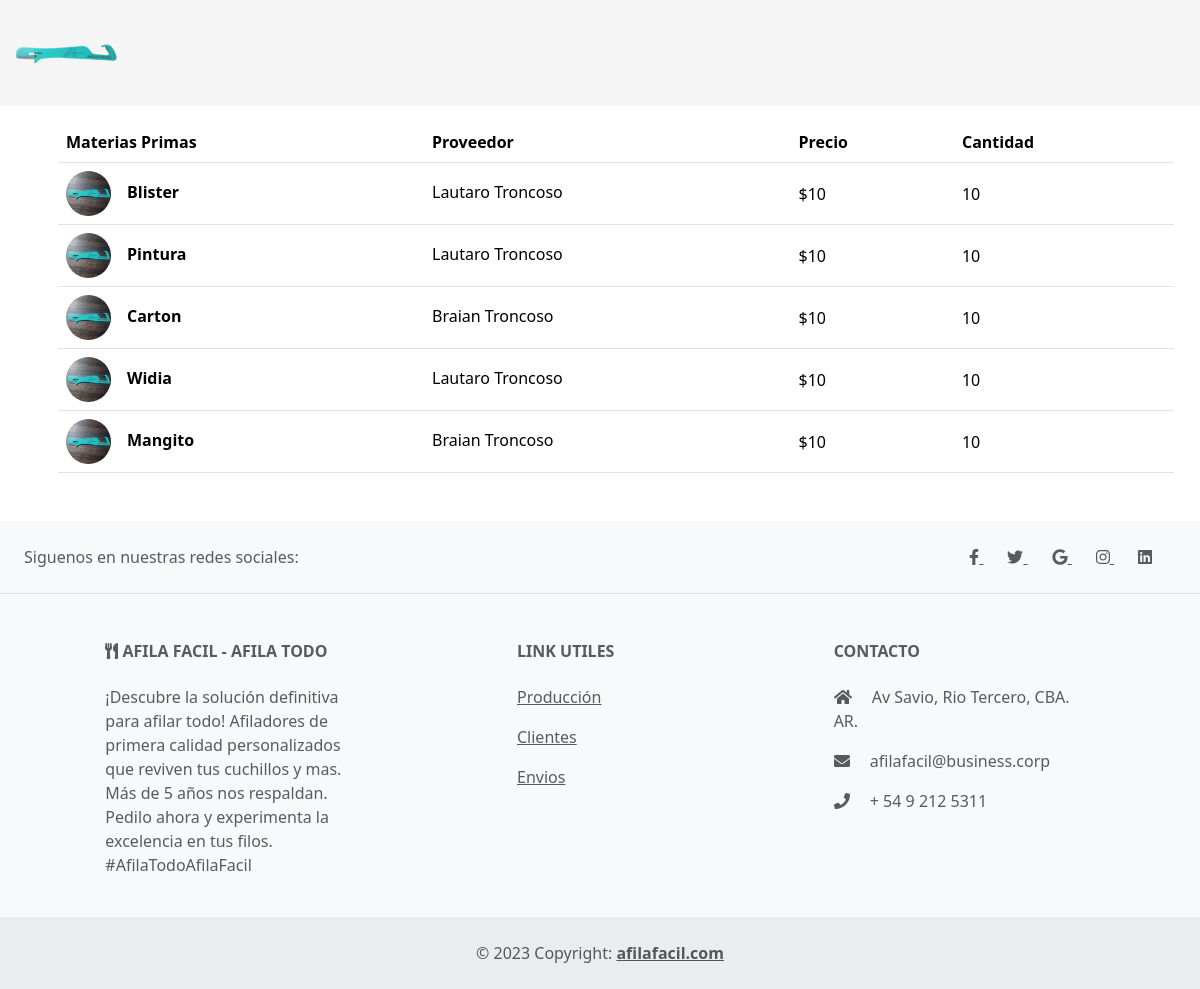
/materias_primas/, run on an earlier commit of the app's database.
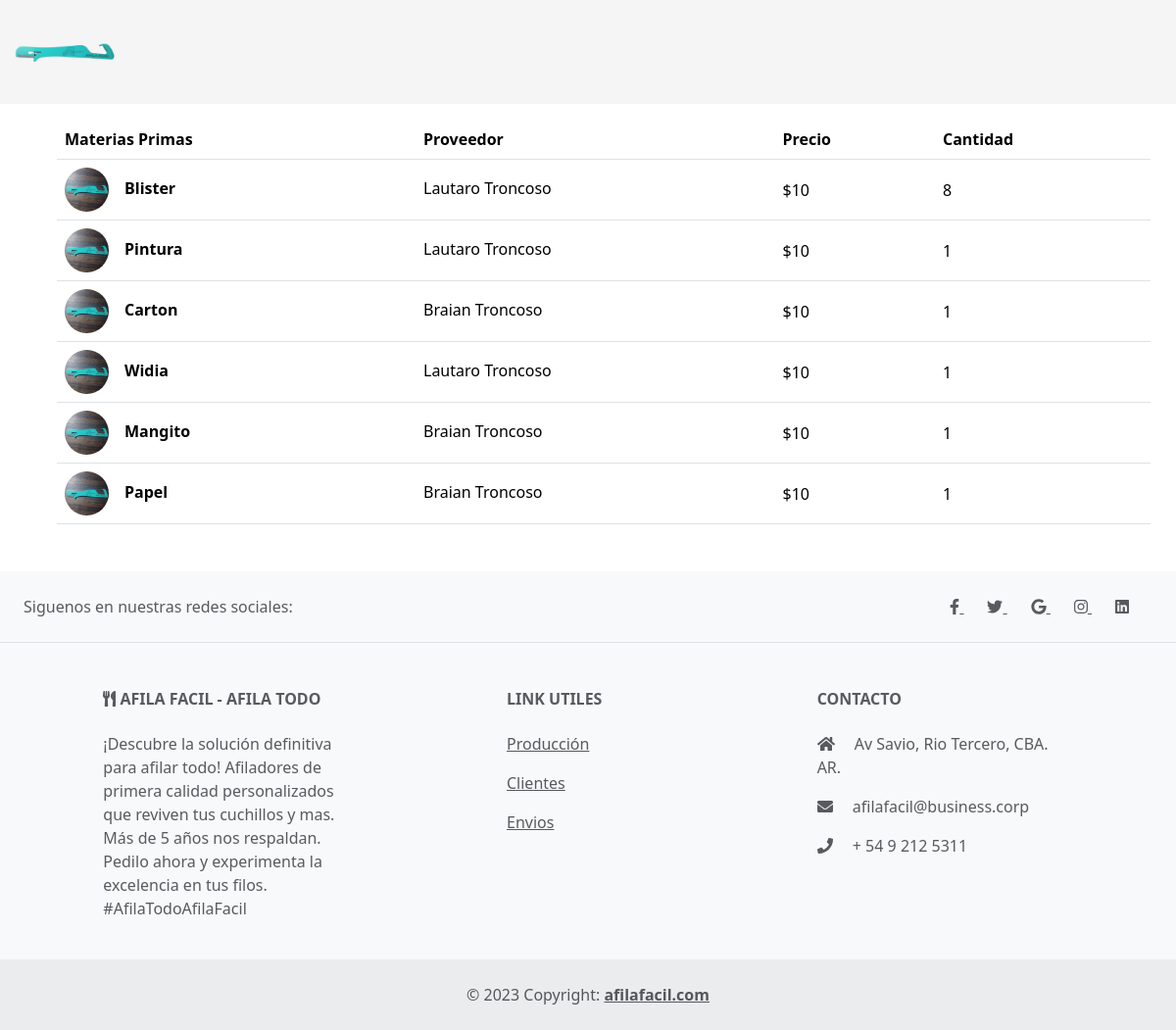
And on a later commit of the database.
### materias_primas/models.py (models this page shows, shortened)
class Materias(models.Model):
    nombre = models.CharField(max_length=45)
    precio = models.IntegerField()
    cantidad = models.IntegerField()
    proveedores = models.ForeignKey(Proveedores, null=True, blank=True, on_delete=models.SET_NULL, related_name='materias')
    imagen = models.CharField(max_length=100)
    def get_imagen_url(self):
        if self.imagen:
            return f"/static/img/{self.imagen}"
        else:
            return "/static/img/afilador.jpeg"
    class Meta:
        db_table = 'materias'
        verbose_name = "Materia"

### proveedores/models.py (models this page shows, shortened)
class Proveedores(models.Model):
    nombre = models.CharField(max_length=50)
    apellido = models.CharField(max_length=50)
    direccion = models.CharField(max_length=100)
    telefono = models.IntegerField(null=True, blank=True)
    email = models.CharField(max_length=100)
    imagen = models.TextField(null=True, blank=True)
    class Meta:
        db_table = 'proveedores'
        verbose_name = "Proveedores"

### materias_primas/views.py (the view)
# urls.py: path('', views.mostrar_materias_primas, name='materias_primas'),
def mostrar_materias_primas(request):
    materias = Materias.objects.all()
    return render(request, 'materias_primas.html', {'materias': materias, 'mensaje': "No hay Materia Prima"})

### materias_primas/templates/materias_primas.html (shortened to what this page needs)
{% extends "materias_primas/layout.html" %}
{% load static %}
{% block content %}
{% if materias%}
<div class="container">
    <table class="table align-middle mb-0 bg-white m-3 mb-5">
        <thead class="bg-light">
        <tr>
            <th>Materias Primas</th>
            <th>Proveedor</th>
            <th>Precio</th>
            <th>Cantidad</th>
        </tr>
        </thead>
        <tbody>
        {% for materia in materias %}
            <tr>
                <td>
                <div class="d-flex align-items-center">
                    <img
                        src="{{ materia.get_imagen_url }}"
                        alt="NO-IMG"
                        style="width: 45px; height: 45px"
                        class="rounded-circle"
                        />
                    <div class="ms-3">
                    <p class="fw-bold mb-1 ml-2">{{materia.nombre}}</p>
                    </div>
                </div>
                </td>
                <td>
                <p class="fw-normal mb-1">{{ materia.proveedores.nombre }} {{ materia.proveedores.apellido}}</p>
                </td>
                <td>${{ materia.precio }}</td>
                <td>{{ materia.cantidad }}</td>
            </tr>
        {%endfor%}
        </tbody>
    </table>
{%else%}
    {{ mensaje }}
{%endif%}
</div>
{% endblock %}

### materias_primas/templates/materias_primas/layout.html (shortened to what this page needs)
{% load static %}
<!DOCTYPE html>
<html lang="en">
<head>
    <link href="https://cdn.jsdelivr.net/npm/bootstrap@5.3.1/dist/css/bootstrap.min.css" rel="stylesheet">
</head>
<body>
    {% include "materias_primas/nav.html"%}
        {% block content %}
        {% endblock %}
    {% include "materias_primas/footer.html"%}
</body>
</html>

### materias_primas/templates/materias_primas/nav.html (shortened to what this page needs)
{% load static %}
{% block content %}
<nav class="navbar navbar-expand-lg navbar-light" style="background-color:#f5f5f5;">
  <div class="container-fluid">
    <div class="collapse navbar-collapse" id="navbarSupportedContent">
      <a class="navbar-brand mt-2 mt-lg-0" href="#">
        <img
          src="{% static 'img/logo.jpeg' %}"
          height="80"
          alt="Logo Afila Facil"
          loading="lazy"
        />
      </a>
    </div>
    </div>
</nav>
{% endblock %}

### materias_primas/templates/materias_primas/footer.html
{% block content %}
<footer class="text-center text-lg-start bg-light text-muted">
    <section class="d-flex justify-content-center justify-content-lg-between p-4 border-bottom">
      <div class="me-5 d-none d-lg-block">
        <span>Siguenos en nuestras redes sociales: </span>
      </div>
      <div>
        <a href="" class="me-4 text-reset">
          <i class="fab fa-facebook-f"></i>
        </a>
        <a href="" class="me-4 text-reset">
          <i class="fab fa-twitter"></i>
        </a>
        <a href="" class="me-4 text-reset">
          <i class="fab fa-google"></i>
        </a>
        <a href="" class="me-4 text-reset">
          <i class="fab fa-instagram"></i>
        </a>
        <a href="" class="me-4 text-reset">
          <i class="fab fa-linkedin"></i>
        </a>
      </div>
    </section>
    <section class="">
      <div class="container text-center text-md-start mt-5">
        <div class="row mt-3">
          <div class="col-md-3 col-lg-4 col-xl-3 mx-auto mb-4">
            <h6 class="text-uppercase fw-bold mb-4">
              <i class="fas fa-utensils"></i> AFILA FACIL - AFILA TODO
            </h6>
            <p>
                ¡Descubre la solución definitiva para afilar todo! Afiladores de primera calidad personalizados que reviven tus cuchillos y mas. Más de 5 años nos respaldan. Pedilo ahora y experimenta la excelencia en tus filos. #AfilaTodoAfilaFacil
            </p>
          </div>
          <div class="col-md-3 col-lg-2 col-xl-2 mx-auto mb-4">
            <h6 class="text-uppercase fw-bold mb-4">
              Link Utiles
            </h6>
            <p>
              <a href="#!" class="text-reset">Producción</a>
            </p>
            <p>
              <a href="#!" class="text-reset">Clientes</a>
            </p>
            <p>
              <a href="#!" class="text-reset">Envios</a>
            </p>
          </div>
          <div class="col-md-4 col-lg-3 col-xl-3 mx-auto mb-md-0 mb-4">
            <h6 class="text-uppercase fw-bold mb-4">Contacto</h6>
            <p><i class="fas fa-home me-3"></i> Av Savio, Rio Tercero, CBA. AR.</p>
            <p>
              <i class="fas fa-envelope me-3"></i>
              afilafacil@business.corp
            </p>
            <p><i class="fas fa-phone me-3"></i> + 54 9 212 5311</p>
          </div>
        </div>
      </div>
    </section>
    <div class="text-center p-4" style="background-color: rgba(0, 0, 0, 0.05);">
      © 2023 Copyright:
      <a class="text-reset fw-bold" href="https://www.afilafacil.com/">afilafacil.com</a>
    </div>
  </footer>
  {% endblock %}

What changed in the data, as far as the page shows it:
changed Materias "Blister": cantidad "10" → "8"
changed Materias "Pintura": cantidad "10" → "1"
changed Materias "Carton": cantidad "10" → "1"
changed Materias "Widia": cantidad "10" → "1"
changed Materias "Mangito": cantidad "10" → "1"
added Materias: nombre "Papel", proveedores.nombre "Braian", proveedores.apellido "Troncoso", precio "10", cantidad "1"
